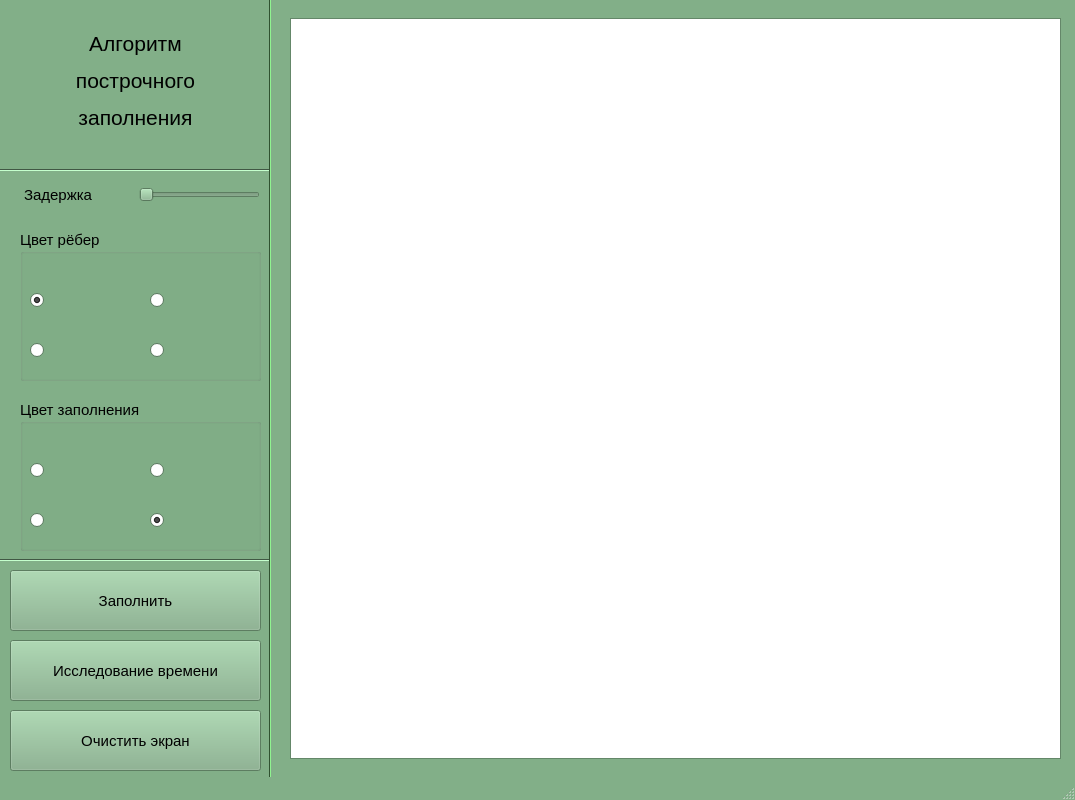
<?xml version="1.0" encoding="UTF-8"?>
<ui version="4.0">
 <class>MainWindow</class>
 <widget class="QMainWindow" name="MainWindow">
  <property name="geometry">
   <rect>
    <x>0</x>
    <y>0</y>
    <width>1075</width>
    <height>800</height>
   </rect>
  </property>
  <property name="minimumSize">
   <size>
    <width>1075</width>
    <height>800</height>
   </size>
  </property>
  <property name="maximumSize">
   <size>
    <width>1075</width>
    <height>800</height>
   </size>
  </property>
  <property name="palette">
   <palette>
    <active>
     <colorrole role="WindowText">
      <brush brushstyle="SolidPattern">
       <color alpha="255">
        <red>0</red>
        <green>0</green>
        <blue>0</blue>
       </color>
      </brush>
     </colorrole>
     <colorrole role="Button">
      <brush brushstyle="SolidPattern">
       <color alpha="255">
        <red>130</red>
        <green>175</green>
        <blue>136</blue>
       </color>
      </brush>
     </colorrole>
     <colorrole role="Light">
      <brush brushstyle="SolidPattern">
       <color alpha="255">
        <red>197</red>
        <green>255</green>
        <blue>205</blue>
       </color>
      </brush>
     </colorrole>
     <colorrole role="Midlight">
      <brush brushstyle="SolidPattern">
       <color alpha="255">
        <red>163</red>
        <green>215</green>
        <blue>170</blue>
       </color>
      </brush>
     </colorrole>
     <colorrole role="Dark">
      <brush brushstyle="SolidPattern">
       <color alpha="255">
        <red>65</red>
        <green>87</green>
        <blue>68</blue>
       </color>
      </brush>
     </colorrole>
     <colorrole role="Mid">
      <brush brushstyle="SolidPattern">
       <color alpha="255">
        <red>87</red>
        <green>117</green>
        <blue>91</blue>
       </color>
      </brush>
     </colorrole>
     <colorrole role="Text">
      <brush brushstyle="SolidPattern">
       <color alpha="255">
        <red>0</red>
        <green>0</green>
        <blue>0</blue>
       </color>
      </brush>
     </colorrole>
     <colorrole role="BrightText">
      <brush brushstyle="SolidPattern">
       <color alpha="255">
        <red>255</red>
        <green>255</green>
        <blue>255</blue>
       </color>
      </brush>
     </colorrole>
     <colorrole role="ButtonText">
      <brush brushstyle="SolidPattern">
       <color alpha="255">
        <red>0</red>
        <green>0</green>
        <blue>0</blue>
       </color>
      </brush>
     </colorrole>
     <colorrole role="Base">
      <brush brushstyle="SolidPattern">
       <color alpha="255">
        <red>255</red>
        <green>255</green>
        <blue>255</blue>
       </color>
      </brush>
     </colorrole>
     <colorrole role="Window">
      <brush brushstyle="SolidPattern">
       <color alpha="255">
        <red>130</red>
        <green>175</green>
        <blue>136</blue>
       </color>
      </brush>
     </colorrole>
     <colorrole role="Shadow">
      <brush brushstyle="SolidPattern">
       <color alpha="255">
        <red>0</red>
        <green>0</green>
        <blue>0</blue>
       </color>
      </brush>
     </colorrole>
     <colorrole role="AlternateBase">
      <brush brushstyle="SolidPattern">
       <color alpha="255">
        <red>192</red>
        <green>215</green>
        <blue>195</blue>
       </color>
      </brush>
     </colorrole>
     <colorrole role="ToolTipBase">
      <brush brushstyle="SolidPattern">
       <color alpha="255">
        <red>255</red>
        <green>255</green>
        <blue>220</blue>
       </color>
      </brush>
     </colorrole>
     <colorrole role="ToolTipText">
      <brush brushstyle="SolidPattern">
       <color alpha="255">
        <red>0</red>
        <green>0</green>
        <blue>0</blue>
       </color>
      </brush>
     </colorrole>
     <colorrole role="PlaceholderText">
      <brush brushstyle="SolidPattern">
       <color alpha="128">
        <red>0</red>
        <green>0</green>
        <blue>0</blue>
       </color>
      </brush>
     </colorrole>
    </active>
    <inactive>
     <colorrole role="WindowText">
      <brush brushstyle="SolidPattern">
       <color alpha="255">
        <red>0</red>
        <green>0</green>
        <blue>0</blue>
       </color>
      </brush>
     </colorrole>
     <colorrole role="Button">
      <brush brushstyle="SolidPattern">
       <color alpha="255">
        <red>130</red>
        <green>175</green>
        <blue>136</blue>
       </color>
      </brush>
     </colorrole>
     <colorrole role="Light">
      <brush brushstyle="SolidPattern">
       <color alpha="255">
        <red>197</red>
        <green>255</green>
        <blue>205</blue>
       </color>
      </brush>
     </colorrole>
     <colorrole role="Midlight">
      <brush brushstyle="SolidPattern">
       <color alpha="255">
        <red>163</red>
        <green>215</green>
        <blue>170</blue>
       </color>
      </brush>
     </colorrole>
     <colorrole role="Dark">
      <brush brushstyle="SolidPattern">
       <color alpha="255">
        <red>65</red>
        <green>87</green>
        <blue>68</blue>
       </color>
      </brush>
     </colorrole>
     <colorrole role="Mid">
      <brush brushstyle="SolidPattern">
       <color alpha="255">
        <red>87</red>
        <green>117</green>
        <blue>91</blue>
       </color>
      </brush>
     </colorrole>
     <colorrole role="Text">
      <brush brushstyle="SolidPattern">
       <color alpha="255">
        <red>0</red>
        <green>0</green>
        <blue>0</blue>
       </color>
      </brush>
     </colorrole>
     <colorrole role="BrightText">
      <brush brushstyle="SolidPattern">
       <color alpha="255">
        <red>255</red>
        <green>255</green>
        <blue>255</blue>
       </color>
      </brush>
     </colorrole>
     <colorrole role="ButtonText">
      <brush brushstyle="SolidPattern">
       <color alpha="255">
        <red>0</red>
        <green>0</green>
        <blue>0</blue>
       </color>
      </brush>
     </colorrole>
     <colorrole role="Base">
      <brush brushstyle="SolidPattern">
       <color alpha="255">
        <red>255</red>
        <green>255</green>
        <blue>255</blue>
       </color>
      </brush>
     </colorrole>
     <colorrole role="Window">
      <brush brushstyle="SolidPattern">
       <color alpha="255">
        <red>130</red>
        <green>175</green>
        <blue>136</blue>
       </color>
      </brush>
     </colorrole>
     <colorrole role="Shadow">
      <brush brushstyle="SolidPattern">
       <color alpha="255">
        <red>0</red>
        <green>0</green>
        <blue>0</blue>
       </color>
      </brush>
     </colorrole>
     <colorrole role="AlternateBase">
      <brush brushstyle="SolidPattern">
       <color alpha="255">
        <red>192</red>
        <green>215</green>
        <blue>195</blue>
       </color>
      </brush>
     </colorrole>
     <colorrole role="ToolTipBase">
      <brush brushstyle="SolidPattern">
       <color alpha="255">
        <red>255</red>
        <green>255</green>
        <blue>220</blue>
       </color>
      </brush>
     </colorrole>
     <colorrole role="ToolTipText">
      <brush brushstyle="SolidPattern">
       <color alpha="255">
        <red>0</red>
        <green>0</green>
        <blue>0</blue>
       </color>
      </brush>
     </colorrole>
     <colorrole role="PlaceholderText">
      <brush brushstyle="SolidPattern">
       <color alpha="128">
        <red>0</red>
        <green>0</green>
        <blue>0</blue>
       </color>
      </brush>
     </colorrole>
    </inactive>
    <disabled>
     <colorrole role="WindowText">
      <brush brushstyle="SolidPattern">
       <color alpha="255">
        <red>65</red>
        <green>87</green>
        <blue>68</blue>
       </color>
      </brush>
     </colorrole>
     <colorrole role="Button">
      <brush brushstyle="SolidPattern">
       <color alpha="255">
        <red>130</red>
        <green>175</green>
        <blue>136</blue>
       </color>
      </brush>
     </colorrole>
     <colorrole role="Light">
      <brush brushstyle="SolidPattern">
       <color alpha="255">
        <red>197</red>
        <green>255</green>
        <blue>205</blue>
       </color>
      </brush>
     </colorrole>
     <colorrole role="Midlight">
      <brush brushstyle="SolidPattern">
       <color alpha="255">
        <red>163</red>
        <green>215</green>
        <blue>170</blue>
       </color>
      </brush>
     </colorrole>
     <colorrole role="Dark">
      <brush brushstyle="SolidPattern">
       <color alpha="255">
        <red>65</red>
        <green>87</green>
        <blue>68</blue>
       </color>
      </brush>
     </colorrole>
     <colorrole role="Mid">
      <brush brushstyle="SolidPattern">
       <color alpha="255">
        <red>87</red>
        <green>117</green>
        <blue>91</blue>
       </color>
      </brush>
     </colorrole>
     <colorrole role="Text">
      <brush brushstyle="SolidPattern">
       <color alpha="255">
        <red>65</red>
        <green>87</green>
        <blue>68</blue>
       </color>
      </brush>
     </colorrole>
     <colorrole role="BrightText">
      <brush brushstyle="SolidPattern">
       <color alpha="255">
        <red>255</red>
        <green>255</green>
        <blue>255</blue>
       </color>
      </brush>
     </colorrole>
     <colorrole role="ButtonText">
      <brush brushstyle="SolidPattern">
       <color alpha="255">
        <red>65</red>
        <green>87</green>
        <blue>68</blue>
       </color>
      </brush>
     </colorrole>
     <colorrole role="Base">
      <brush brushstyle="SolidPattern">
       <color alpha="255">
        <red>130</red>
        <green>175</green>
        <blue>136</blue>
       </color>
      </brush>
     </colorrole>
     <colorrole role="Window">
      <brush brushstyle="SolidPattern">
       <color alpha="255">
        <red>130</red>
        <green>175</green>
        <blue>136</blue>
       </color>
      </brush>
     </colorrole>
     <colorrole role="Shadow">
      <brush brushstyle="SolidPattern">
       <color alpha="255">
        <red>0</red>
        <green>0</green>
        <blue>0</blue>
       </color>
      </brush>
     </colorrole>
     <colorrole role="AlternateBase">
      <brush brushstyle="SolidPattern">
       <color alpha="255">
        <red>130</red>
        <green>175</green>
        <blue>136</blue>
       </color>
      </brush>
     </colorrole>
     <colorrole role="ToolTipBase">
      <brush brushstyle="SolidPattern">
       <color alpha="255">
        <red>255</red>
        <green>255</green>
        <blue>220</blue>
       </color>
      </brush>
     </colorrole>
     <colorrole role="ToolTipText">
      <brush brushstyle="SolidPattern">
       <color alpha="255">
        <red>0</red>
        <green>0</green>
        <blue>0</blue>
       </color>
      </brush>
     </colorrole>
     <colorrole role="PlaceholderText">
      <brush brushstyle="SolidPattern">
       <color alpha="128">
        <red>0</red>
        <green>0</green>
        <blue>0</blue>
       </color>
      </brush>
     </colorrole>
    </disabled>
   </palette>
  </property>
  <property name="font">
   <font>
    <pointsize>11</pointsize>
   </font>
  </property>
  <property name="windowTitle">
   <string>Затравочное заполнение</string>
  </property>
  <property name="documentMode">
   <bool>false</bool>
  </property>
  <property name="tabShape">
   <enum>QTabWidget::Rounded</enum>
  </property>
  <widget class="QWidget" name="centralwidget">
   <widget class="QGraphicsView" name="graphicsView">
    <property name="geometry">
     <rect>
      <x>290</x>
      <y>18</y>
      <width>771</width>
      <height>741</height>
     </rect>
    </property>
    <property name="minimumSize">
     <size>
      <width>700</width>
      <height>550</height>
     </size>
    </property>
    <property name="maximumSize">
     <size>
      <width>10000</width>
      <height>10000</height>
     </size>
    </property>
   </widget>
   <widget class="QPushButton" name="exploreTime">
    <property name="geometry">
     <rect>
      <x>10</x>
      <y>640</y>
      <width>251</width>
      <height>61</height>
     </rect>
    </property>
    <property name="text">
     <string>Исследование времени</string>
    </property>
   </widget>
   <widget class="QPushButton" name="clearCanvas">
    <property name="geometry">
     <rect>
      <x>10</x>
      <y>710</y>
      <width>251</width>
      <height>61</height>
     </rect>
    </property>
    <property name="font">
     <font>
      <pointsize>11</pointsize>
      <weight>50</weight>
      <italic>false</italic>
      <bold>false</bold>
      <underline>false</underline>
      <strikeout>false</strikeout>
      <stylestrategy>PreferDefault</stylestrategy>
     </font>
    </property>
    <property name="acceptDrops">
     <bool>false</bool>
    </property>
    <property name="text">
     <string>Очистить экран</string>
    </property>
   </widget>
   <widget class="Line" name="line_4">
    <property name="geometry">
     <rect>
      <x>260</x>
      <y>-1</y>
      <width>21</width>
      <height>851</height>
     </rect>
    </property>
    <property name="palette">
     <palette>
      <active>
       <colorrole role="WindowText">
        <brush brushstyle="SolidPattern">
         <color alpha="255">
          <red>0</red>
          <green>0</green>
          <blue>0</blue>
         </color>
        </brush>
       </colorrole>
       <colorrole role="Button">
        <brush brushstyle="SolidPattern">
         <color alpha="255">
          <red>96</red>
          <green>162</green>
          <blue>96</blue>
         </color>
        </brush>
       </colorrole>
       <colorrole role="Light">
        <brush brushstyle="SolidPattern">
         <color alpha="255">
          <red>144</red>
          <green>243</green>
          <blue>144</blue>
         </color>
        </brush>
       </colorrole>
       <colorrole role="Midlight">
        <brush brushstyle="SolidPattern">
         <color alpha="255">
          <red>120</red>
          <green>202</green>
          <blue>120</blue>
         </color>
        </brush>
       </colorrole>
       <colorrole role="Dark">
        <brush brushstyle="SolidPattern">
         <color alpha="255">
          <red>48</red>
          <green>81</green>
          <blue>48</blue>
         </color>
        </brush>
       </colorrole>
       <colorrole role="Mid">
        <brush brushstyle="SolidPattern">
         <color alpha="255">
          <red>64</red>
          <green>108</green>
          <blue>64</blue>
         </color>
        </brush>
       </colorrole>
       <colorrole role="Text">
        <brush brushstyle="SolidPattern">
         <color alpha="255">
          <red>0</red>
          <green>0</green>
          <blue>0</blue>
         </color>
        </brush>
       </colorrole>
       <colorrole role="BrightText">
        <brush brushstyle="SolidPattern">
         <color alpha="255">
          <red>255</red>
          <green>255</green>
          <blue>255</blue>
         </color>
        </brush>
       </colorrole>
       <colorrole role="ButtonText">
        <brush brushstyle="SolidPattern">
         <color alpha="255">
          <red>0</red>
          <green>0</green>
          <blue>0</blue>
         </color>
        </brush>
       </colorrole>
       <colorrole role="Base">
        <brush brushstyle="SolidPattern">
         <color alpha="255">
          <red>255</red>
          <green>255</green>
          <blue>255</blue>
         </color>
        </brush>
       </colorrole>
       <colorrole role="Window">
        <brush brushstyle="SolidPattern">
         <color alpha="255">
          <red>96</red>
          <green>162</green>
          <blue>96</blue>
         </color>
        </brush>
       </colorrole>
       <colorrole role="Shadow">
        <brush brushstyle="SolidPattern">
         <color alpha="255">
          <red>0</red>
          <green>0</green>
          <blue>0</blue>
         </color>
        </brush>
       </colorrole>
       <colorrole role="AlternateBase">
        <brush brushstyle="SolidPattern">
         <color alpha="255">
          <red>175</red>
          <green>208</green>
          <blue>175</blue>
         </color>
        </brush>
       </colorrole>
       <colorrole role="ToolTipBase">
        <brush brushstyle="SolidPattern">
         <color alpha="255">
          <red>255</red>
          <green>255</green>
          <blue>220</blue>
         </color>
        </brush>
       </colorrole>
       <colorrole role="ToolTipText">
        <brush brushstyle="SolidPattern">
         <color alpha="255">
          <red>0</red>
          <green>0</green>
          <blue>0</blue>
         </color>
        </brush>
       </colorrole>
       <colorrole role="PlaceholderText">
        <brush brushstyle="SolidPattern">
         <color alpha="128">
          <red>0</red>
          <green>0</green>
          <blue>0</blue>
         </color>
        </brush>
       </colorrole>
      </active>
      <inactive>
       <colorrole role="WindowText">
        <brush brushstyle="SolidPattern">
         <color alpha="255">
          <red>0</red>
          <green>0</green>
          <blue>0</blue>
         </color>
        </brush>
       </colorrole>
       <colorrole role="Button">
        <brush brushstyle="SolidPattern">
         <color alpha="255">
          <red>96</red>
          <green>162</green>
          <blue>96</blue>
         </color>
        </brush>
       </colorrole>
       <colorrole role="Light">
        <brush brushstyle="SolidPattern">
         <color alpha="255">
          <red>144</red>
          <green>243</green>
          <blue>144</blue>
         </color>
        </brush>
       </colorrole>
       <colorrole role="Midlight">
        <brush brushstyle="SolidPattern">
         <color alpha="255">
          <red>120</red>
          <green>202</green>
          <blue>120</blue>
         </color>
        </brush>
       </colorrole>
       <colorrole role="Dark">
        <brush brushstyle="SolidPattern">
         <color alpha="255">
          <red>48</red>
          <green>81</green>
          <blue>48</blue>
         </color>
        </brush>
       </colorrole>
       <colorrole role="Mid">
        <brush brushstyle="SolidPattern">
         <color alpha="255">
          <red>64</red>
          <green>108</green>
          <blue>64</blue>
         </color>
        </brush>
       </colorrole>
       <colorrole role="Text">
        <brush brushstyle="SolidPattern">
         <color alpha="255">
          <red>0</red>
          <green>0</green>
          <blue>0</blue>
         </color>
        </brush>
       </colorrole>
       <colorrole role="BrightText">
        <brush brushstyle="SolidPattern">
         <color alpha="255">
          <red>255</red>
          <green>255</green>
          <blue>255</blue>
         </color>
        </brush>
       </colorrole>
       <colorrole role="ButtonText">
        <brush brushstyle="SolidPattern">
         <color alpha="255">
          <red>0</red>
          <green>0</green>
          <blue>0</blue>
         </color>
        </brush>
       </colorrole>
       <colorrole role="Base">
        <brush brushstyle="SolidPattern">
         <color alpha="255">
          <red>255</red>
          <green>255</green>
          <blue>255</blue>
         </color>
        </brush>
       </colorrole>
       <colorrole role="Window">
        <brush brushstyle="SolidPattern">
         <color alpha="255">
          <red>96</red>
          <green>162</green>
          <blue>96</blue>
         </color>
        </brush>
       </colorrole>
       <colorrole role="Shadow">
        <brush brushstyle="SolidPattern">
         <color alpha="255">
          <red>0</red>
          <green>0</green>
          <blue>0</blue>
         </color>
        </brush>
       </colorrole>
       <colorrole role="AlternateBase">
        <brush brushstyle="SolidPattern">
         <color alpha="255">
          <red>175</red>
          <green>208</green>
          <blue>175</blue>
         </color>
        </brush>
       </colorrole>
       <colorrole role="ToolTipBase">
        <brush brushstyle="SolidPattern">
         <color alpha="255">
          <red>255</red>
          <green>255</green>
          <blue>220</blue>
         </color>
        </brush>
       </colorrole>
       <colorrole role="ToolTipText">
        <brush brushstyle="SolidPattern">
         <color alpha="255">
          <red>0</red>
          <green>0</green>
          <blue>0</blue>
         </color>
        </brush>
       </colorrole>
       <colorrole role="PlaceholderText">
        <brush brushstyle="SolidPattern">
         <color alpha="128">
          <red>0</red>
          <green>0</green>
          <blue>0</blue>
         </color>
        </brush>
       </colorrole>
      </inactive>
      <disabled>
       <colorrole role="WindowText">
        <brush brushstyle="SolidPattern">
         <color alpha="255">
          <red>48</red>
          <green>81</green>
          <blue>48</blue>
         </color>
        </brush>
       </colorrole>
       <colorrole role="Button">
        <brush brushstyle="SolidPattern">
         <color alpha="255">
          <red>96</red>
          <green>162</green>
          <blue>96</blue>
         </color>
        </brush>
       </colorrole>
       <colorrole role="Light">
        <brush brushstyle="SolidPattern">
         <color alpha="255">
          <red>144</red>
          <green>243</green>
          <blue>144</blue>
         </color>
        </brush>
       </colorrole>
       <colorrole role="Midlight">
        <brush brushstyle="SolidPattern">
         <color alpha="255">
          <red>120</red>
          <green>202</green>
          <blue>120</blue>
         </color>
        </brush>
       </colorrole>
       <colorrole role="Dark">
        <brush brushstyle="SolidPattern">
         <color alpha="255">
          <red>48</red>
          <green>81</green>
          <blue>48</blue>
         </color>
        </brush>
       </colorrole>
       <colorrole role="Mid">
        <brush brushstyle="SolidPattern">
         <color alpha="255">
          <red>64</red>
          <green>108</green>
          <blue>64</blue>
         </color>
        </brush>
       </colorrole>
       <colorrole role="Text">
        <brush brushstyle="SolidPattern">
         <color alpha="255">
          <red>48</red>
          <green>81</green>
          <blue>48</blue>
         </color>
        </brush>
       </colorrole>
       <colorrole role="BrightText">
        <brush brushstyle="SolidPattern">
         <color alpha="255">
          <red>255</red>
          <green>255</green>
          <blue>255</blue>
         </color>
        </brush>
       </colorrole>
       <colorrole role="ButtonText">
        <brush brushstyle="SolidPattern">
         <color alpha="255">
          <red>48</red>
          <green>81</green>
          <blue>48</blue>
         </color>
        </brush>
       </colorrole>
       <colorrole role="Base">
        <brush brushstyle="SolidPattern">
         <color alpha="255">
          <red>96</red>
          <green>162</green>
          <blue>96</blue>
         </color>
        </brush>
       </colorrole>
       <colorrole role="Window">
        <brush brushstyle="SolidPattern">
         <color alpha="255">
          <red>96</red>
          <green>162</green>
          <blue>96</blue>
         </color>
        </brush>
       </colorrole>
       <colorrole role="Shadow">
        <brush brushstyle="SolidPattern">
         <color alpha="255">
          <red>0</red>
          <green>0</green>
          <blue>0</blue>
         </color>
        </brush>
       </colorrole>
       <colorrole role="AlternateBase">
        <brush brushstyle="SolidPattern">
         <color alpha="255">
          <red>96</red>
          <green>162</green>
          <blue>96</blue>
         </color>
        </brush>
       </colorrole>
       <colorrole role="ToolTipBase">
        <brush brushstyle="SolidPattern">
         <color alpha="255">
          <red>255</red>
          <green>255</green>
          <blue>220</blue>
         </color>
        </brush>
       </colorrole>
       <colorrole role="ToolTipText">
        <brush brushstyle="SolidPattern">
         <color alpha="255">
          <red>0</red>
          <green>0</green>
          <blue>0</blue>
         </color>
        </brush>
       </colorrole>
       <colorrole role="PlaceholderText">
        <brush brushstyle="SolidPattern">
         <color alpha="128">
          <red>0</red>
          <green>0</green>
          <blue>0</blue>
         </color>
        </brush>
       </colorrole>
      </disabled>
     </palette>
    </property>
    <property name="orientation">
     <enum>Qt::Vertical</enum>
    </property>
   </widget>
   <widget class="QGroupBox" name="groupBox_2">
    <property name="geometry">
     <rect>
      <x>20</x>
      <y>400</y>
      <width>241</width>
      <height>151</height>
     </rect>
    </property>
    <property name="title">
     <string>Цвет заполнения</string>
    </property>
    <widget class="QRadioButton" name="blackSwitch">
     <property name="geometry">
      <rect>
       <x>130</x>
       <y>100</y>
       <width>101</width>
       <height>41</height>
      </rect>
     </property>
     <property name="text">
      <string/>
     </property>
     <property name="icon">
      <iconset>
       <normaloff>Black.jpg</normaloff>Black.jpg</iconset>
     </property>
     <property name="iconSize">
      <size>
       <width>60</width>
       <height>85</height>
      </size>
     </property>
     <property name="checked">
      <bool>true</bool>
     </property>
    </widget>
    <widget class="QRadioButton" name="greenSwitch">
     <property name="geometry">
      <rect>
       <x>130</x>
       <y>50</y>
       <width>101</width>
       <height>41</height>
      </rect>
     </property>
     <property name="text">
      <string/>
     </property>
     <property name="icon">
      <iconset>
       <normaloff>G.jpg</normaloff>G.jpg</iconset>
     </property>
     <property name="iconSize">
      <size>
       <width>60</width>
       <height>80</height>
      </size>
     </property>
    </widget>
    <widget class="QRadioButton" name="redSwitch">
     <property name="geometry">
      <rect>
       <x>10</x>
       <y>50</y>
       <width>91</width>
       <height>41</height>
      </rect>
     </property>
     <property name="text">
      <string/>
     </property>
     <property name="icon">
      <iconset>
       <normaloff>R.jpg</normaloff>R.jpg</iconset>
     </property>
     <property name="iconSize">
      <size>
       <width>60</width>
       <height>80</height>
      </size>
     </property>
    </widget>
    <widget class="QRadioButton" name="blueSwitch">
     <property name="geometry">
      <rect>
       <x>10</x>
       <y>100</y>
       <width>91</width>
       <height>41</height>
      </rect>
     </property>
     <property name="text">
      <string/>
     </property>
     <property name="icon">
      <iconset>
       <normaloff>B.jpg</normaloff>B.jpg</iconset>
     </property>
     <property name="iconSize">
      <size>
       <width>60</width>
       <height>80</height>
      </size>
     </property>
     <property name="checked">
      <bool>false</bool>
     </property>
    </widget>
   </widget>
   <widget class="Line" name="line">
    <property name="geometry">
     <rect>
      <x>0</x>
      <y>550</y>
      <width>271</width>
      <height>20</height>
     </rect>
    </property>
    <property name="orientation">
     <enum>Qt::Horizontal</enum>
    </property>
   </widget>
   <widget class="Line" name="line_6">
    <property name="geometry">
     <rect>
      <x>0</x>
      <y>160</y>
      <width>271</width>
      <height>20</height>
     </rect>
    </property>
    <property name="orientation">
     <enum>Qt::Horizontal</enum>
    </property>
   </widget>
   <widget class="QLabel" name="label">
    <property name="geometry">
     <rect>
      <x>10</x>
      <y>10</y>
      <width>251</width>
      <height>141</height>
     </rect>
    </property>
    <property name="text">
     <string>&lt;html&gt;&lt;head/&gt;&lt;body&gt;&lt;p align=&quot;center&quot;&gt;&lt;span style=&quot; font-size:16pt;&quot;&gt;Алгоритм&lt;/span&gt;&lt;/p&gt;&lt;p align=&quot;center&quot;&gt;&lt;span style=&quot; font-size:16pt;&quot;&gt;построчного&lt;/span&gt;&lt;/p&gt;&lt;p align=&quot;center&quot;&gt;&lt;span style=&quot; font-size:16pt;&quot;&gt;заполнения&lt;/span&gt;&lt;/p&gt;&lt;/body&gt;&lt;/html&gt;</string>
    </property>
   </widget>
   <widget class="QGroupBox" name="groupBox_3">
    <property name="geometry">
     <rect>
      <x>20</x>
      <y>230</y>
      <width>241</width>
      <height>151</height>
     </rect>
    </property>
    <property name="title">
     <string>Цвет рёбер</string>
    </property>
    <widget class="QRadioButton" name="blackSwitch_4">
     <property name="geometry">
      <rect>
       <x>130</x>
       <y>100</y>
       <width>101</width>
       <height>41</height>
      </rect>
     </property>
     <property name="text">
      <string/>
     </property>
     <property name="icon">
      <iconset>
       <normaloff>Black.jpg</normaloff>Black.jpg</iconset>
     </property>
     <property name="iconSize">
      <size>
       <width>60</width>
       <height>85</height>
      </size>
     </property>
     <property name="checked">
      <bool>false</bool>
     </property>
    </widget>
    <widget class="QRadioButton" name="greenSwitch_4">
     <property name="geometry">
      <rect>
       <x>130</x>
       <y>50</y>
       <width>101</width>
       <height>41</height>
      </rect>
     </property>
     <property name="text">
      <string/>
     </property>
     <property name="icon">
      <iconset>
       <normaloff>G.jpg</normaloff>G.jpg</iconset>
     </property>
     <property name="iconSize">
      <size>
       <width>60</width>
       <height>80</height>
      </size>
     </property>
    </widget>
    <widget class="QRadioButton" name="redSwitch_4">
     <property name="geometry">
      <rect>
       <x>10</x>
       <y>50</y>
       <width>91</width>
       <height>41</height>
      </rect>
     </property>
     <property name="text">
      <string/>
     </property>
     <property name="icon">
      <iconset>
       <normaloff>R.jpg</normaloff>R.jpg</iconset>
     </property>
     <property name="iconSize">
      <size>
       <width>60</width>
       <height>80</height>
      </size>
     </property>
     <property name="checked">
      <bool>true</bool>
     </property>
    </widget>
    <widget class="QRadioButton" name="blueSwitch_4">
     <property name="geometry">
      <rect>
       <x>10</x>
       <y>100</y>
       <width>91</width>
       <height>41</height>
      </rect>
     </property>
     <property name="text">
      <string/>
     </property>
     <property name="icon">
      <iconset>
       <normaloff>B.jpg</normaloff>B.jpg</iconset>
     </property>
     <property name="iconSize">
      <size>
       <width>60</width>
       <height>80</height>
      </size>
     </property>
     <property name="checked">
      <bool>false</bool>
     </property>
    </widget>
   </widget>
   <widget class="QSlider" name="horizontalSlider">
    <property name="geometry">
     <rect>
      <x>139</x>
      <y>179</y>
      <width>121</width>
      <height>31</height>
     </rect>
    </property>
    <property name="maximum">
     <number>100</number>
    </property>
    <property name="singleStep">
     <number>0</number>
    </property>
    <property name="pageStep">
     <number>30</number>
    </property>
    <property name="value">
     <number>0</number>
    </property>
    <property name="orientation">
     <enum>Qt::Horizontal</enum>
    </property>
    <property name="invertedAppearance">
     <bool>false</bool>
    </property>
    <property name="invertedControls">
     <bool>false</bool>
    </property>
    <property name="tickPosition">
     <enum>QSlider::NoTicks</enum>
    </property>
    <property name="tickInterval">
     <number>50</number>
    </property>
   </widget>
   <widget class="QLabel" name="label_2">
    <property name="geometry">
     <rect>
      <x>24</x>
      <y>179</y>
      <width>101</width>
      <height>31</height>
     </rect>
    </property>
    <property name="text">
     <string>Задержка</string>
    </property>
   </widget>
   <widget class="QPushButton" name="fillImage">
    <property name="geometry">
     <rect>
      <x>10</x>
      <y>570</y>
      <width>251</width>
      <height>61</height>
     </rect>
    </property>
    <property name="toolTip">
     <string>Укажите затравочную точку</string>
    </property>
    <property name="text">
     <string>Заполнить</string>
    </property>
   </widget>
   <zorder>graphicsView</zorder>
   <zorder>exploreTime</zorder>
   <zorder>clearCanvas</zorder>
   <zorder>groupBox_2</zorder>
   <zorder>line</zorder>
   <zorder>line_6</zorder>
   <zorder>line_4</zorder>
   <zorder>label</zorder>
   <zorder>groupBox_3</zorder>
   <zorder>horizontalSlider</zorder>
   <zorder>label_2</zorder>
   <zorder>fillImage</zorder>
  </widget>
  <widget class="QMenuBar" name="menubar">
   <property name="geometry">
    <rect>
     <x>0</x>
     <y>0</y>
     <width>1075</width>
     <height>18</height>
    </rect>
   </property>
  </widget>
  <widget class="QStatusBar" name="statusbar"/>
 </widget>
 <tabstops>
  <tabstop>graphicsView</tabstop>
  <tabstop>redSwitch</tabstop>
  <tabstop>greenSwitch</tabstop>
  <tabstop>blueSwitch</tabstop>
  <tabstop>blackSwitch</tabstop>
  <tabstop>exploreTime</tabstop>
  <tabstop>clearCanvas</tabstop>
 </tabstops>
 <resources/>
 <connections/>
</ui>
